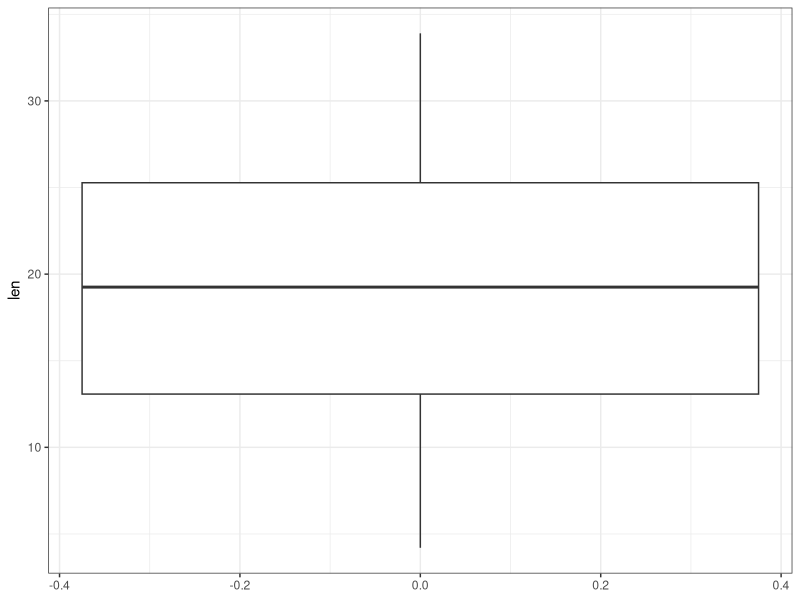
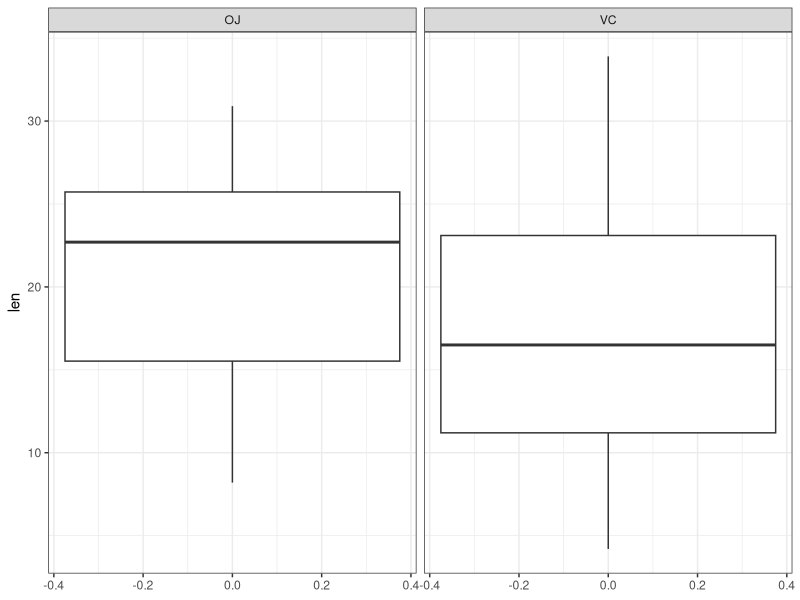
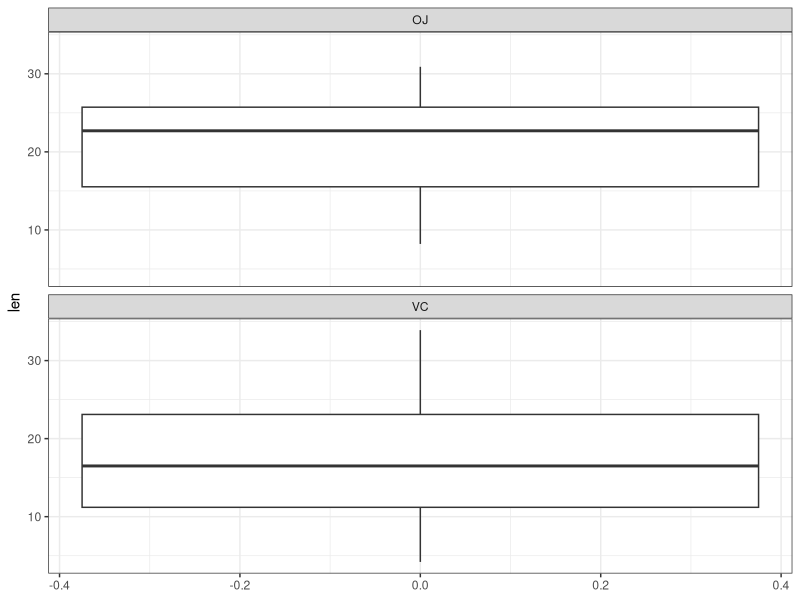
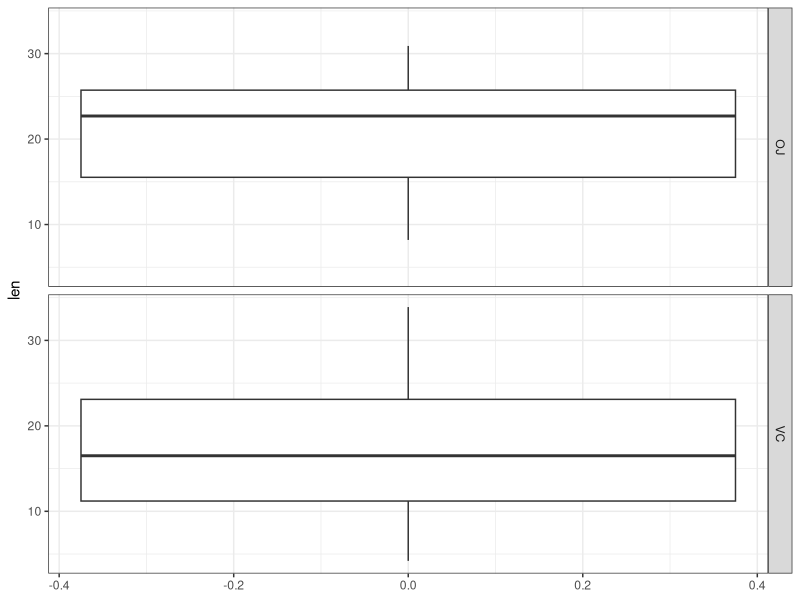
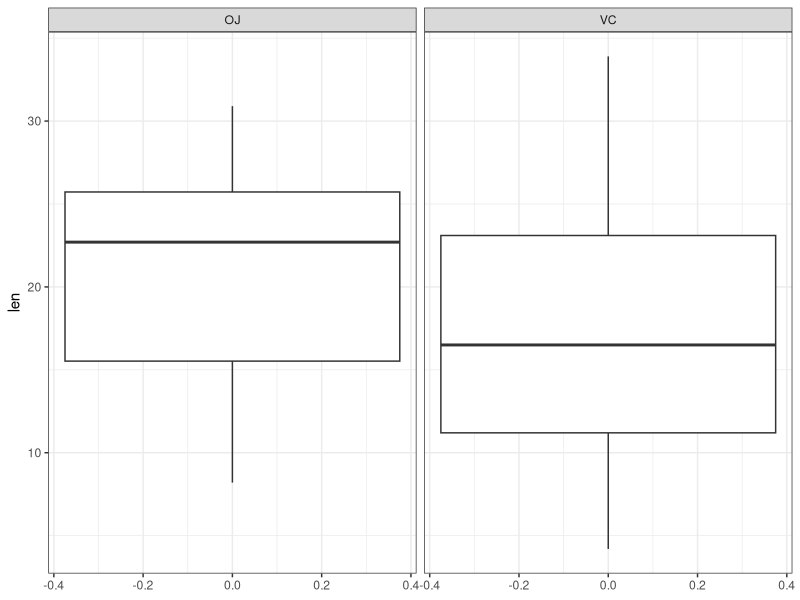
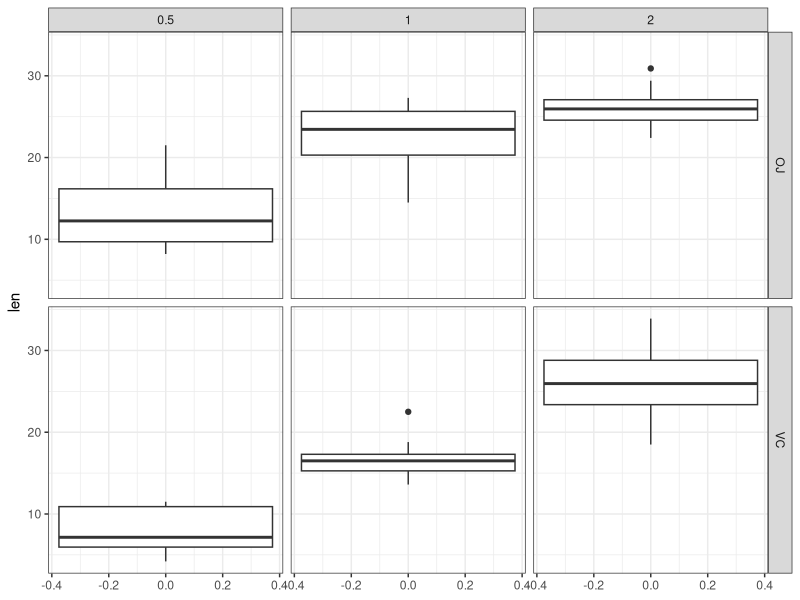
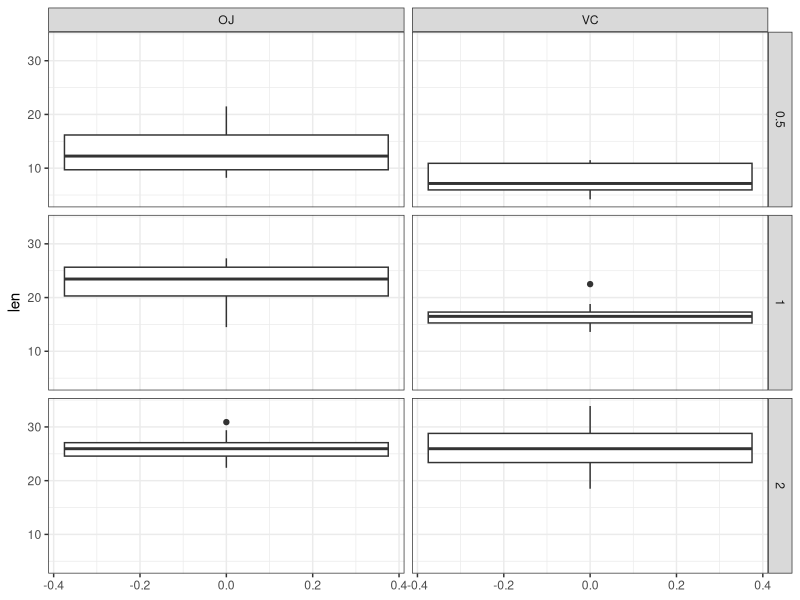
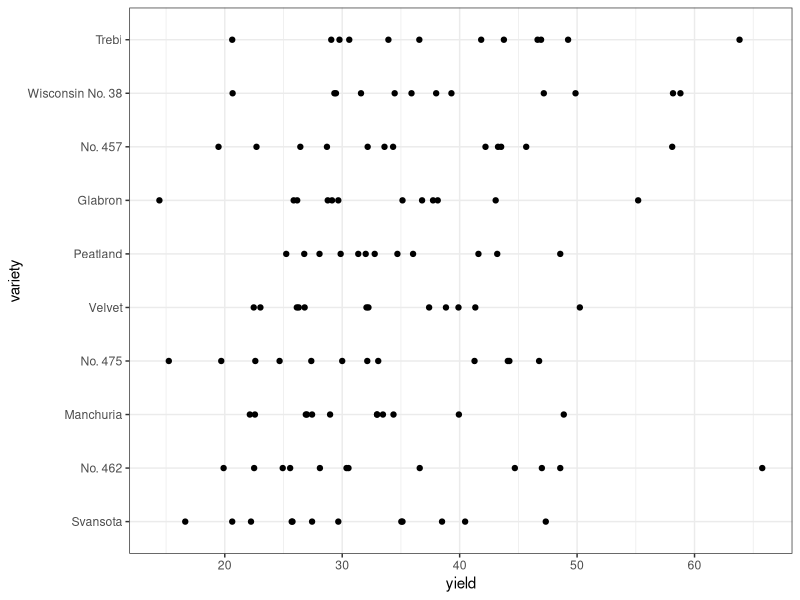

Source code (R) for these figures, in order:
## ---- chunk 1
# This just checks if students need to install some packages that they might 
# not have.

if (!require(ggforce)) install.packages("ggforce", repos = "http://cran.us.r-project.org")
if (!require(maps)) install.packages("maps", repos = "http://cran.us.r-project.org")
if (!require(mapproj)) install.packages("mapproj", repos = "http://cran.us.r-project.org")
if (!require(lattice)) install.packages("lattice", repos = "http://cran.us.r-project.org")
## ---- chunk 2
library(tidyverse)  # For ggplot2, dplyr
library(maps)       # For plotting maps 
library(ggforce)    # For hurricane map, later. 
## ---- chunk 3
head(ToothGrowth)
## ---- chunk 4
unique(ToothGrowth$dose)
## ---- chunk 5
tooth_gg <- ggplot(ToothGrowth) + 
  geom_boxplot(aes(y = len)) + 
  theme_bw()

print(tooth_gg)
## ---- chunk 6
tooth_gg <- ggplot(ToothGrowth) + 
  geom_boxplot(aes(y = len)) + 
  theme_bw()
## ---- chunk 7
tooth_gg + 
  facet_wrap(~supp)
## ---- chunk 8
tooth_gg + 
  facet_wrap(~supp, ncol = 1)
## ---- chunk 9
tooth_gg + 
  facet_grid(supp~.)
## ---- chunk 10
tooth_gg + 
  facet_grid(.~supp)
## ---- chunk 11
tooth_gg + 
  facet_grid(supp~dose)
## ---- chunk 12
tooth_gg + 
  facet_grid(dose~supp)
## ---- chunk 13
barley <- lattice::barley
head(barley)
## ---- chunk 14
barley <- lattice::barley
## ---- chunk 15
ggplot(barley) + 
  geom_point(aes(x = yield, y = variety)) + 
  theme_bw()
## ---- chunk 16
ggplot(barley) + 
  geom_point(aes(x = yield, y = variety, col = year)) + 
  facet_wrap(~site) + 
  theme_bw()
## ---- chunk 17
my_cars <- mtcars
my_cars$model <- rownames(mtcars)
ggplot(my_cars) + 
  geom_bar(aes(y = mpg, x = model), stat = 'identity') + 
  coord_polar() + 
  theme_bw()
## ---- chunk 18
world <- map_data("world") %>%
  filter(region %in% c("USA", "Canada", "Mexico", "Jamaica",
                       "Cuba", "Panama", "Guatemala", "Puerto Rico", 
                       "Costa Rica", "Dominican Republic", "Haiti",
                       "El Salvador", "Belize", "Bahamas", "Nicaragua",
                       "Honduras", "Trinidad")) %>%
  filter(long < 0)
## ---- chunk 19
my_map <- ggplot(world) + 
  geom_polygon(aes(x = long, y = lat, group = group), fill = 'white',
               col = 'black') + 
  theme_bw()

print(my_map)
## ---- chunk 20
world <- map_data("world") %>%
  filter(region %in% c("USA", "Canada", "Mexico", "Jamaica",
                       "Cuba", "Panama", "Guatemala", "Puerto Rico", 
                       "Costa Rica", "Dominican Republic", "Haiti",
                       "El Salvador", "Belize", "Bahamas", "Nicaragua",
                       "Honduras", "Trinidad")) %>%
  filter(long < 0)

my_map <- ggplot(world) + 
  geom_polygon(aes(x = long, y = lat, group = group), fill = 'white',
               col = 'black') + 
  theme_bw()
## ---- chunk 21
my_map + 
  coord_quickmap()
## ---- chunk 22
my_map + 
  coord_map('globular')
## ---- chunk 23
my_storms <- storms %>%
  filter(year == 2016, name %in% c('Matthew', "Nicole", "Karl", "Otto"))

my_map + 
  coord_map('globular') + 
  geom_path(data = my_storms, aes(x = long, y = lat), col = 'red') +
  # geom_circle(
  #   data = my_storms, 
  #   aes(x0 = long, y0 = lat, r = tropicalstorm_force_diameter/120),
  #   col = 'red'
  # ) +
  coord_map('globular') +  # results in distorted storm circles
  guides(color = "none") + 
  theme_bw() + 
  theme(
    axis.text = element_blank(),
    axis.title = element_blank(),
    axis.ticks = element_blank()
  ) + 
  facet_wrap(~name) + 
  ggtitle("Selected 2016 Tropical Storms and Hurricanes")
